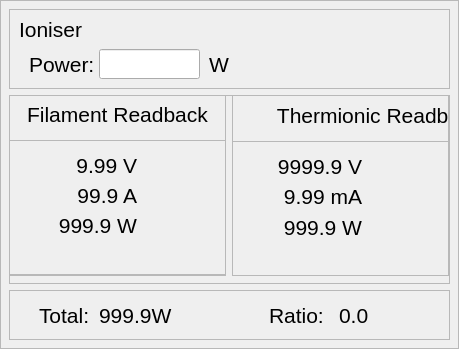
                <widget class="QFrame" name="ioniser">
                 <property name="font">
                  <font>
                   <pointsize>16</pointsize>
                   <weight>50</weight>
                   <bold>false</bold>
                  </font>
                 </property>
                 <property name="cursor">
                  <cursorShape>ArrowCursor</cursorShape>
                 </property>
                 <property name="styleSheet">
                  <string notr="true">#ioniser {
    border: 5px solid rgb(65, 0, 97);
    border-radius: 6px;  /* optional: rounded corners */
}</string>
                 </property>
                 <property name="frameShape">
                  <enum>QFrame::StyledPanel</enum>
                 </property>
                 <property name="frameShadow">
                  <enum>QFrame::Raised</enum>
                 </property>
                 <widget class="QWidget" name="verticalLayoutWidget_7">
                  <property name="geometry">
                   <rect>
                    <x>9</x>
                    <y>9</y>
                    <width>441</width>
                    <height>331</height>
                   </rect>
                  </property>
                  <property name="font">
                   <font>
                    <pointsize>16</pointsize>
                    <weight>50</weight>
                    <bold>false</bold>
                   </font>
                  </property>
                  <layout class="QVBoxLayout" name="verticalLayout_6">
                   <item>
                    <widget class="QFrame" name="frame_3">
                     <property name="sizePolicy">
                      <sizepolicy hsizetype="Preferred" vsizetype="Fixed">
                       <horstretch>0</horstretch>
                       <verstretch>0</verstretch>
                      </sizepolicy>
                     </property>
                     <property name="minimumSize">
                      <size>
                       <width>0</width>
                       <height>80</height>
                      </size>
                     </property>
                     <property name="font">
                      <font>
                       <pointsize>16</pointsize>
                       <weight>50</weight>
                       <bold>false</bold>
                      </font>
                     </property>
                     <property name="frameShape">
                      <enum>QFrame::StyledPanel</enum>
                     </property>
                     <property name="frameShadow">
                      <enum>QFrame::Raised</enum>
                     </property>
                     <widget class="QLabel" name="ioniserLabel">
                      <property name="geometry">
                       <rect>
                        <x>10</x>
                        <y>0</y>
                        <width>121</width>
                        <height>41</height>
                       </rect>
                      </property>
                      <property name="font">
                       <font>
                        <pointsize>16</pointsize>
                        <weight>50</weight>
                        <bold>false</bold>
                       </font>
                      </property>
                      <property name="text">
                       <string>Ioniser</string>
                      </property>
                     </widget>
                     <widget class="QLabel" name="label_2">
                      <property name="geometry">
                       <rect>
                        <x>20</x>
                        <y>40</y>
                        <width>71</width>
                        <height>30</height>
                       </rect>
                      </property>
                      <property name="font">
                       <font>
                        <pointsize>16</pointsize>
                        <weight>50</weight>
                        <bold>false</bold>
                       </font>
                      </property>
                      <property name="text">
                       <string>Power:</string>
                      </property>
                     </widget>
                     <widget class="QLineEdit" name="ioniserPowerSetpointEntry">
                      <property name="enabled">
                       <bool>true</bool>
                      </property>
                      <property name="geometry">
                       <rect>
                        <x>90</x>
                        <y>40</y>
                        <width>101</width>
                        <height>30</height>
                       </rect>
                      </property>
                      <property name="font">
                       <font>
                        <pointsize>16</pointsize>
                        <weight>50</weight>
                        <bold>false</bold>
                       </font>
                      </property>
                      <property name="clearButtonEnabled">
                       <bool>false</bool>
                      </property>
                     </widget>
                     <widget class="QLabel" name="label">
                      <property name="geometry">
                       <rect>
                        <x>200</x>
                        <y>40</y>
                        <width>21</width>
                        <height>30</height>
                       </rect>
                      </property>
                      <property name="font">
                       <font>
                        <pointsize>16</pointsize>
                        <weight>50</weight>
                        <bold>false</bold>
                       </font>
                      </property>
                      <property name="text">
                       <string>W</string>
                      </property>
                     </widget>
                     <widget class="QLabel" name="ioniserLockLabel">
                      <property name="geometry">
                       <rect>
                        <x>350</x>
                        <y>5</y>
                        <width>70</width>
                        <height>70</height>
                       </rect>
                      </property>
                      <property name="font">
                       <font>
                        <pointsize>16</pointsize>
                        <weight>50</weight>
                        <bold>false</bold>
                       </font>
                      </property>
                      <property name="text">
                       <string/>
                      </property>
                      <property name="pixmap">
                       <pixmap resource="resources.qrc">:/icons/images/padlock_icon.png</pixmap>
                      </property>
                      <property name="scaledContents">
                       <bool>true</bool>
                      </property>
                     </widget>
                     <widget class="QLabel" name="ioniserStatusLED">
                      <property name="geometry">
                       <rect>
                        <x>300</x>
                        <y>20</y>
                        <width>40</width>
                        <height>40</height>
                       </rect>
                      </property>
                      <property name="font">
                       <font>
                        <pointsize>16</pointsize>
                        <weight>50</weight>
                        <bold>false</bold>
                       </font>
                      </property>
                      <property name="text">
                       <string/>
                      </property>
                      <property name="pixmap">
                       <pixmap resource="resources.qrc">:/icons/images/dim_green_light.png</pixmap>
                      </property>
                      <property name="scaledContents">
                       <bool>true</bool>
                      </property>
                     </widget>
                    </widget>
                   </item>
                   <item>
                    <widget class="QFrame" name="frameFilamentThermionic">
                     <property name="font">
                      <font>
                       <pointsize>16</pointsize>
                       <weight>50</weight>
                       <bold>false</bold>
                      </font>
                     </property>
                     <property name="styleSheet">
                      <string notr="true"/>
                     </property>
                     <property name="frameShape">
                      <enum>QFrame::StyledPanel</enum>
                     </property>
                     <property name="frameShadow">
                      <enum>QFrame::Raised</enum>
                     </property>
                     <widget class="QWidget" name="horizontalLayoutWidget_3">
                      <property name="geometry">
                       <rect>
                        <x>-1</x>
                        <y>0</y>
                        <width>441</width>
                        <height>181</height>
                       </rect>
                      </property>
                      <property name="font">
                       <font>
                        <pointsize>16</pointsize>
                        <weight>50</weight>
                        <bold>false</bold>
                       </font>
                      </property>
                      <layout class="QHBoxLayout" name="horizontalLayout_2">
                       <item>
                        <widget class="QFrame" name="filamentFrame">
                         <property name="font">
                          <font>
                           <pointsize>16</pointsize>
                           <weight>50</weight>
                           <bold>false</bold>
                          </font>
                         </property>
                         <property name="styleSheet">
                          <string notr="true"/>
                         </property>
                         <property name="frameShape">
                          <enum>QFrame::StyledPanel</enum>
                         </property>
                         <property name="frameShadow">
                          <enum>QFrame::Raised</enum>
                         </property>
                         <widget class="QWidget" name="verticalLayoutWidget_8">
                          <property name="geometry">
                           <rect>
                            <x>-1</x>
                            <y>-1</y>
                            <width>221</width>
                            <height>181</height>
                           </rect>
                          </property>
                          <property name="font">
                           <font>
                            <pointsize>16</pointsize>
                            <weight>50</weight>
                            <bold>false</bold>
                           </font>
                          </property>
                          <layout class="QVBoxLayout" name="verticalLayout_7">
                           <item>
                            <widget class="QLabel" name="label_3">
                             <property name="sizePolicy">
                              <sizepolicy hsizetype="Preferred" vsizetype="Fixed">
                               <horstretch>0</horstretch>
                               <verstretch>0</verstretch>
                              </sizepolicy>
                             </property>
                             <property name="minimumSize">
                              <size>
                               <width>0</width>
                               <height>40</height>
                              </size>
                             </property>
                             <property name="maximumSize">
                              <size>
                               <width>16777215</width>
                               <height>16777215</height>
                              </size>
                             </property>
                             <property name="font">
                              <font>
                               <pointsize>16</pointsize>
                               <weight>50</weight>
                               <bold>false</bold>
                              </font>
                             </property>
                             <property name="text">
                              <string>Filament Readback</string>
                             </property>
                             <property name="alignment">
                              <set>Qt::AlignCenter</set>
                             </property>
                             <property name="wordWrap">
                              <bool>true</bool>
                             </property>
                            </widget>
                           </item>
                           <item>
                            <widget class="QFrame" name="frame_6">
                             <property name="font">
                              <font>
                               <pointsize>16</pointsize>
                               <weight>50</weight>
                               <bold>false</bold>
                              </font>
                             </property>
                             <property name="frameShape">
                              <enum>QFrame::StyledPanel</enum>
                             </property>
                             <property name="frameShadow">
                              <enum>QFrame::Raised</enum>
                             </property>
                             <widget class="QLabel" name="filamentVoltageReadbackLabel">
                              <property name="geometry">
                               <rect>
                                <x>10</x>
                                <y>10</y>
                                <width>120</width>
                                <height>30</height>
                               </rect>
                              </property>
                              <property name="font">
                               <font>
                                <pointsize>16</pointsize>
                                <weight>50</weight>
                                <bold>false</bold>
                               </font>
                              </property>
                              <property name="text">
                               <string>9.99 V</string>
                              </property>
                              <property name="alignment">
                               <set>Qt::AlignRight|Qt::AlignTrailing|Qt::AlignVCenter</set>
                              </property>
                             </widget>
                             <widget class="QLabel" name="filamentCurrentReadbackLabel">
                              <property name="geometry">
                               <rect>
                                <x>10</x>
                                <y>40</y>
                                <width>120</width>
                                <height>30</height>
                               </rect>
                              </property>
                              <property name="font">
                               <font>
                                <pointsize>16</pointsize>
                                <weight>50</weight>
                                <bold>false</bold>
                               </font>
                              </property>
                              <property name="text">
                               <string>99.9 A</string>
                              </property>
                              <property name="alignment">
                               <set>Qt::AlignRight|Qt::AlignTrailing|Qt::AlignVCenter</set>
                              </property>
                             </widget>
                             <widget class="QLabel" name="filamentPowerReadbackLabel">
                              <property name="geometry">
                               <rect>
                                <x>10</x>
                                <y>70</y>
                                <width>120</width>
                                <height>30</height>
                               </rect>
                              </property>
                              <property name="font">
                               <font>
                                <pointsize>16</pointsize>
                                <weight>50</weight>
                                <bold>false</bold>
                               </font>
                              </property>
                              <property name="text">
                               <string>999.9 W</string>
                              </property>
                              <property name="alignment">
                               <set>Qt::AlignRight|Qt::AlignTrailing|Qt::AlignVCenter</set>
                              </property>
                             </widget>
                            </widget>
                           </item>
                          </layout>
                         </widget>
                        </widget>
                       </item>
                       <item>
                        <widget class="QFrame" name="thermionicFrame">
                         <property name="font">
                          <font>
                           <pointsize>16</pointsize>
                           <weight>50</weight>
                           <bold>false</bold>
                          </font>
                         </property>
                         <property name="styleSheet">
                          <string notr="true"/>
                         </property>
                         <property name="frameShape">
                          <enum>QFrame::StyledPanel</enum>
                         </property>
                         <property name="frameShadow">
                          <enum>QFrame::Raised</enum>
                         </property>
                         <widget class="QWidget" name="verticalLayoutWidget_9">
                          <property name="geometry">
                           <rect>
                            <x>0</x>
                            <y>0</y>
                            <width>294</width>
                            <height>181</height>
                           </rect>
                          </property>
                          <property name="font">
                           <font>
                            <pointsize>16</pointsize>
                            <weight>50</weight>
                            <bold>false</bold>
                           </font>
                          </property>
                          <layout class="QVBoxLayout" name="verticalLayout_8">
                           <item>
                            <widget class="QLabel" name="label_4">
                             <property name="sizePolicy">
                              <sizepolicy hsizetype="Preferred" vsizetype="Fixed">
                               <horstretch>0</horstretch>
                               <verstretch>0</verstretch>
                              </sizepolicy>
                             </property>
                             <property name="minimumSize">
                              <size>
                               <width>0</width>
                               <height>40</height>
                              </size>
                             </property>
                             <property name="font">
                              <font>
                               <pointsize>16</pointsize>
                               <weight>50</weight>
                               <bold>false</bold>
                              </font>
                             </property>
                             <property name="text">
                              <string>Thermionic Readback</string>
                             </property>
                             <property name="alignment">
                              <set>Qt::AlignCenter</set>
                             </property>
                            </widget>
                           </item>
                           <item>
                            <widget class="QFrame" name="frame_7">
                             <property name="font">
                              <font>
                               <pointsize>16</pointsize>
                               <weight>50</weight>
                               <bold>false</bold>
                              </font>
                             </property>
                             <property name="frameShape">
                              <enum>QFrame::StyledPanel</enum>
                             </property>
                             <property name="frameShadow">
                              <enum>QFrame::Raised</enum>
                             </property>
                             <widget class="QLabel" name="thermionicVoltageReadbackLabel">
                              <property name="geometry">
                               <rect>
                                <x>10</x>
                                <y>10</y>
                                <width>120</width>
                                <height>30</height>
                               </rect>
                              </property>
                              <property name="font">
                               <font>
                                <pointsize>16</pointsize>
                                <weight>50</weight>
                                <bold>false</bold>
                               </font>
                              </property>
                              <property name="text">
                               <string>9999.9 V</string>
                              </property>
                              <property name="alignment">
                               <set>Qt::AlignRight|Qt::AlignTrailing|Qt::AlignVCenter</set>
                              </property>
                             </widget>
                             <widget class="QLabel" name="thermionicCurrentReadbackLabel">
                              <property name="geometry">
                               <rect>
                                <x>10</x>
                                <y>40</y>
                                <width>120</width>
                                <height>30</height>
                               </rect>
                              </property>
                              <property name="font">
                               <font>
                                <pointsize>16</pointsize>
                                <weight>50</weight>
                                <bold>false</bold>
                               </font>
                              </property>
                              <property name="text">
                               <string>9.99 mA</string>
                              </property>
                              <property name="alignment">
                               <set>Qt::AlignRight|Qt::AlignTrailing|Qt::AlignVCenter</set>
                              </property>
                             </widget>
                             <widget class="QLabel" name="thermionicPowerReadbackLabel">
                              <property name="geometry">
                               <rect>
                                <x>10</x>
                                <y>71</y>
                                <width>120</width>
                                <height>30</height>
                               </rect>
                              </property>
                              <property name="font">
                               <font>
                                <pointsize>16</pointsize>
                                <weight>50</weight>
                                <bold>false</bold>
                               </font>
                              </property>
                              <property name="text">
                               <string>999.9 W</string>
                              </property>
                              <property name="alignment">
                               <set>Qt::AlignRight|Qt::AlignTrailing|Qt::AlignVCenter</set>
                              </property>
                             </widget>
                            </widget>
                           </item>
                          </layout>
                         </widget>
                        </widget>
                       </item>
                      </layout>
                     </widget>
                    </widget>
                   </item>
                   <item>
                    <widget class="QFrame" name="ioniserTotalFrame">
                     <property name="sizePolicy">
                      <sizepolicy hsizetype="Preferred" vsizetype="Fixed">
                       <horstretch>0</horstretch>
                       <verstretch>0</verstretch>
                      </sizepolicy>
                     </property>
                     <property name="minimumSize">
                      <size>
                       <width>0</width>
                       <height>50</height>
                      </size>
                     </property>
                     <property name="font">
                      <font>
                       <pointsize>16</pointsize>
                       <weight>50</weight>
                       <bold>false</bold>
                      </font>
                     </property>
                     <property name="styleSheet">
                      <string notr="true"/>
                     </property>
                     <property name="frameShape">
                      <enum>QFrame::StyledPanel</enum>
                     </property>
                     <property name="frameShadow">
                      <enum>QFrame::Raised</enum>
                     </property>
                     <widget class="QLabel" name="label_5">
                      <property name="geometry">
                       <rect>
                        <x>30</x>
                        <y>10</y>
                        <width>55</width>
                        <height>30</height>
                       </rect>
                      </property>
                      <property name="font">
                       <font>
                        <pointsize>16</pointsize>
                        <weight>50</weight>
                        <bold>false</bold>
                       </font>
                      </property>
                      <property name="text">
                       <string>Total:</string>
                      </property>
                     </widget>
                     <widget class="QLabel" name="ioniserPowerReadbackLabel">
                      <property name="geometry">
                       <rect>
                        <x>90</x>
                        <y>10</y>
                        <width>81</width>
                        <height>30</height>
                       </rect>
                      </property>
                      <property name="font">
                       <font>
                        <pointsize>16</pointsize>
                        <weight>50</weight>
                        <bold>false</bold>
                       </font>
                      </property>
                      <property name="text">
                       <string>999.9W</string>
                      </property>
                     </widget>
                     <widget class="QLabel" name="label_7">
                      <property name="geometry">
                       <rect>
                        <x>260</x>
                        <y>10</y>
                        <width>71</width>
                        <height>30</height>
                       </rect>
                      </property>
                      <property name="font">
                       <font>
                        <pointsize>16</pointsize>
                        <weight>50</weight>
                        <bold>false</bold>
                       </font>
                      </property>
                      <property name="text">
                       <string>Ratio:</string>
                      </property>
                     </widget>
                     <widget class="QLabel" name="ioniserPowerRatioLabel">
                      <property name="geometry">
                       <rect>
                        <x>330</x>
                        <y>10</y>
                        <width>42</width>
                        <height>30</height>
                       </rect>
                      </property>
                      <property name="font">
                       <font>
                        <pointsize>16</pointsize>
                        <weight>50</weight>
                        <bold>false</bold>
                       </font>
                      </property>
                      <property name="text">
                       <string>0.0</string>
                      </property>
                     </widget>
                    </widget>
                   </item>
                  </layout>
                 </widget>
                </widget>
